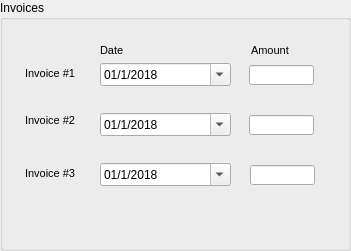
         <widget class="QGroupBox" name="groupBox_job_4">
          <property name="geometry">
           <rect>
            <x>660</x>
            <y>140</y>
            <width>351</width>
            <height>251</height>
           </rect>
          </property>
          <property name="font">
           <font>
            <weight>50</weight>
            <bold>false</bold>
           </font>
          </property>
          <property name="title">
           <string>Invoices</string>
          </property>
          <widget class="QLineEdit" name="amt_invoice1">
           <property name="geometry">
            <rect>
             <x>249</x>
             <y>65</y>
             <width>65</width>
             <height>20</height>
            </rect>
           </property>
           <property name="sizePolicy">
            <sizepolicy hsizetype="Fixed" vsizetype="Fixed">
             <horstretch>0</horstretch>
             <verstretch>0</verstretch>
            </sizepolicy>
           </property>
           <property name="maximumSize">
            <size>
             <width>65</width>
             <height>16777215</height>
            </size>
           </property>
          </widget>
          <widget class="QLineEdit" name="amt_invoice2">
           <property name="geometry">
            <rect>
             <x>249</x>
             <y>115</y>
             <width>65</width>
             <height>20</height>
            </rect>
           </property>
           <property name="sizePolicy">
            <sizepolicy hsizetype="Fixed" vsizetype="Fixed">
             <horstretch>0</horstretch>
             <verstretch>0</verstretch>
            </sizepolicy>
           </property>
           <property name="maximumSize">
            <size>
             <width>65</width>
             <height>16777215</height>
            </size>
           </property>
          </widget>
          <widget class="QLineEdit" name="amt_invoice3">
           <property name="geometry">
            <rect>
             <x>250</x>
             <y>165</y>
             <width>65</width>
             <height>20</height>
            </rect>
           </property>
           <property name="sizePolicy">
            <sizepolicy hsizetype="Fixed" vsizetype="Fixed">
             <horstretch>0</horstretch>
             <verstretch>0</verstretch>
            </sizepolicy>
           </property>
           <property name="maximumSize">
            <size>
             <width>65</width>
             <height>16777215</height>
            </size>
           </property>
          </widget>
          <widget class="QLabel" name="label_41">
           <property name="geometry">
            <rect>
             <x>25</x>
             <y>63</y>
             <width>60</width>
             <height>21</height>
            </rect>
           </property>
           <property name="font">
            <font>
             <pointsize>8</pointsize>
             <weight>50</weight>
             <bold>false</bold>
            </font>
           </property>
           <property name="text">
            <string>Invoice #1</string>
           </property>
          </widget>
          <widget class="QLabel" name="label_42">
           <property name="geometry">
            <rect>
             <x>25</x>
             <y>110</y>
             <width>60</width>
             <height>21</height>
            </rect>
           </property>
           <property name="font">
            <font>
             <pointsize>8</pointsize>
             <weight>50</weight>
             <bold>false</bold>
            </font>
           </property>
           <property name="text">
            <string>Invoice #2</string>
           </property>
           <property name="alignment">
            <set>Qt::AlignLeading|Qt::AlignLeft|Qt::AlignVCenter</set>
           </property>
          </widget>
          <widget class="QLabel" name="label_43">
           <property name="geometry">
            <rect>
             <x>25</x>
             <y>163</y>
             <width>60</width>
             <height>21</height>
            </rect>
           </property>
           <property name="font">
            <font>
             <pointsize>8</pointsize>
             <weight>50</weight>
             <bold>false</bold>
            </font>
           </property>
           <property name="text">
            <string>Invoice #3</string>
           </property>
           <property name="alignment">
            <set>Qt::AlignLeading|Qt::AlignLeft|Qt::AlignVCenter</set>
           </property>
          </widget>
          <widget class="QLabel" name="label_48">
           <property name="geometry">
            <rect>
             <x>100</x>
             <y>40</y>
             <width>31</width>
             <height>21</height>
            </rect>
           </property>
           <property name="font">
            <font>
             <pointsize>8</pointsize>
             <weight>50</weight>
             <bold>false</bold>
            </font>
           </property>
           <property name="text">
            <string>Date</string>
           </property>
          </widget>
          <widget class="QLabel" name="label_49">
           <property name="geometry">
            <rect>
             <x>251</x>
             <y>40</y>
             <width>41</width>
             <height>21</height>
            </rect>
           </property>
           <property name="font">
            <font>
             <pointsize>8</pointsize>
             <weight>50</weight>
             <bold>false</bold>
            </font>
           </property>
           <property name="text">
            <string>Amount</string>
           </property>
          </widget>
          <widget class="QgsDateTimeEdit" name="date_invoice1">
           <property name="geometry">
            <rect>
             <x>100</x>
             <y>63</y>
             <width>131</width>
             <height>23</height>
            </rect>
           </property>
           <property name="minimumSize">
            <size>
             <width>42</width>
             <height>20</height>
            </size>
           </property>
           <property name="minimumDate">
            <date>
             <year>2018</year>
             <month>1</month>
             <day>1</day>
            </date>
           </property>
           <property name="displayFormat">
            <string>MM/d/yyyy</string>
           </property>
           <property name="calendarPopup">
            <bool>true</bool>
           </property>
          </widget>
          <widget class="QgsDateTimeEdit" name="date_invoice2">
           <property name="geometry">
            <rect>
             <x>100</x>
             <y>113</y>
             <width>131</width>
             <height>23</height>
            </rect>
           </property>
           <property name="minimumSize">
            <size>
             <width>42</width>
             <height>20</height>
            </size>
           </property>
           <property name="minimumDate">
            <date>
             <year>2018</year>
             <month>1</month>
             <day>1</day>
            </date>
           </property>
           <property name="displayFormat">
            <string>MM/d/yyyy</string>
           </property>
           <property name="calendarPopup">
            <bool>true</bool>
           </property>
          </widget>
          <widget class="QgsDateTimeEdit" name="date_invoice3">
           <property name="geometry">
            <rect>
             <x>100</x>
             <y>163</y>
             <width>131</width>
             <height>23</height>
            </rect>
           </property>
           <property name="minimumSize">
            <size>
             <width>42</width>
             <height>20</height>
            </size>
           </property>
           <property name="minimumDate">
            <date>
             <year>2018</year>
             <month>1</month>
             <day>1</day>
            </date>
           </property>
           <property name="displayFormat">
            <string>MM/d/yyyy</string>
           </property>
           <property name="calendarPopup">
            <bool>true</bool>
           </property>
          </widget>
         </widget>
